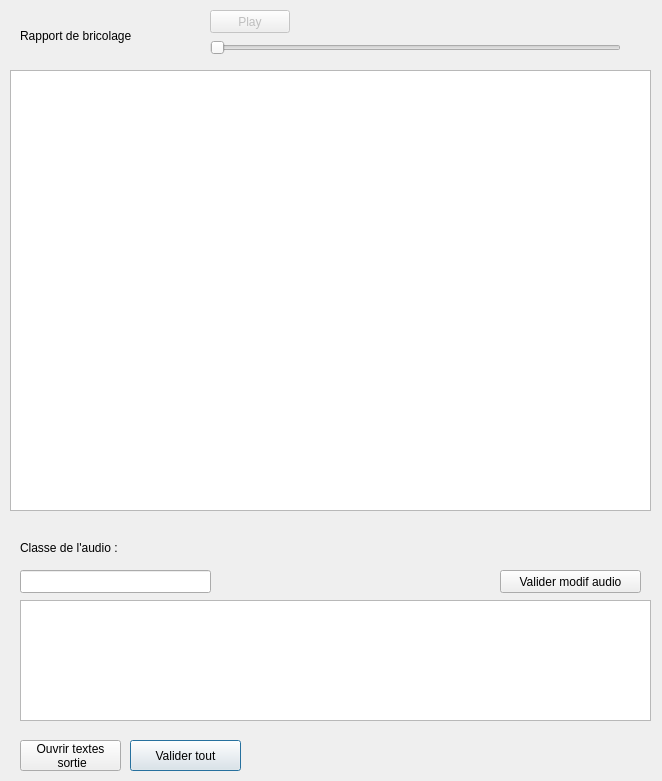
<?xml version="1.0" encoding="UTF-8"?>
<ui version="4.0">
 <class>Dialog</class>
 <widget class="QDialog" name="Dialog">
  <property name="geometry">
   <rect>
    <x>0</x>
    <y>0</y>
    <width>662</width>
    <height>781</height>
   </rect>
  </property>
  <property name="windowTitle">
   <string>Dialog</string>
  </property>
  <widget class="QListWidget" name="list">
   <property name="geometry">
    <rect>
     <x>10</x>
     <y>70</y>
     <width>641</width>
     <height>441</height>
    </rect>
   </property>
  </widget>
  <widget class="QLabel" name="label">
   <property name="geometry">
    <rect>
     <x>20</x>
     <y>20</y>
     <width>141</width>
     <height>31</height>
    </rect>
   </property>
   <property name="text">
    <string>Rapport de bricolage</string>
   </property>
  </widget>
  <widget class="QPushButton" name="Validation">
   <property name="geometry">
    <rect>
     <x>130</x>
     <y>740</y>
     <width>111</width>
     <height>31</height>
    </rect>
   </property>
   <property name="text">
    <string>Valider tout</string>
   </property>
  </widget>
  <widget class="QPushButton" name="Sortie">
   <property name="geometry">
    <rect>
     <x>20</x>
     <y>740</y>
     <width>101</width>
     <height>31</height>
    </rect>
   </property>
   <property name="text">
    <string>Ouvrir textes
 sortie</string>
   </property>
  </widget>
  <widget class="QSlider" name="Slider">
   <property name="geometry">
    <rect>
     <x>210</x>
     <y>40</y>
     <width>411</width>
     <height>16</height>
    </rect>
   </property>
   <property name="orientation">
    <enum>Qt::Horizontal</enum>
   </property>
  </widget>
  <widget class="QPushButton" name="Play">
   <property name="enabled">
    <bool>false</bool>
   </property>
   <property name="geometry">
    <rect>
     <x>210</x>
     <y>10</y>
     <width>80</width>
     <height>23</height>
    </rect>
   </property>
   <property name="text">
    <string>Play</string>
   </property>
  </widget>
  <widget class="QLabel" name="Classesortie">
   <property name="geometry">
    <rect>
     <x>20</x>
     <y>540</y>
     <width>131</width>
     <height>16</height>
    </rect>
   </property>
   <property name="text">
    <string>Classe de l'audio :</string>
   </property>
  </widget>
  <widget class="QLineEdit" name="LineClasse">
   <property name="geometry">
    <rect>
     <x>20</x>
     <y>570</y>
     <width>191</width>
     <height>23</height>
    </rect>
   </property>
  </widget>
  <widget class="QTextEdit" name="TextAudio">
   <property name="geometry">
    <rect>
     <x>20</x>
     <y>600</y>
     <width>631</width>
     <height>121</height>
    </rect>
   </property>
  </widget>
  <widget class="QPushButton" name="Validaudio">
   <property name="geometry">
    <rect>
     <x>500</x>
     <y>570</y>
     <width>141</width>
     <height>23</height>
    </rect>
   </property>
   <property name="text">
    <string>Valider modif audio</string>
   </property>
  </widget>
 </widget>
 <resources/>
 <connections/>
</ui>
